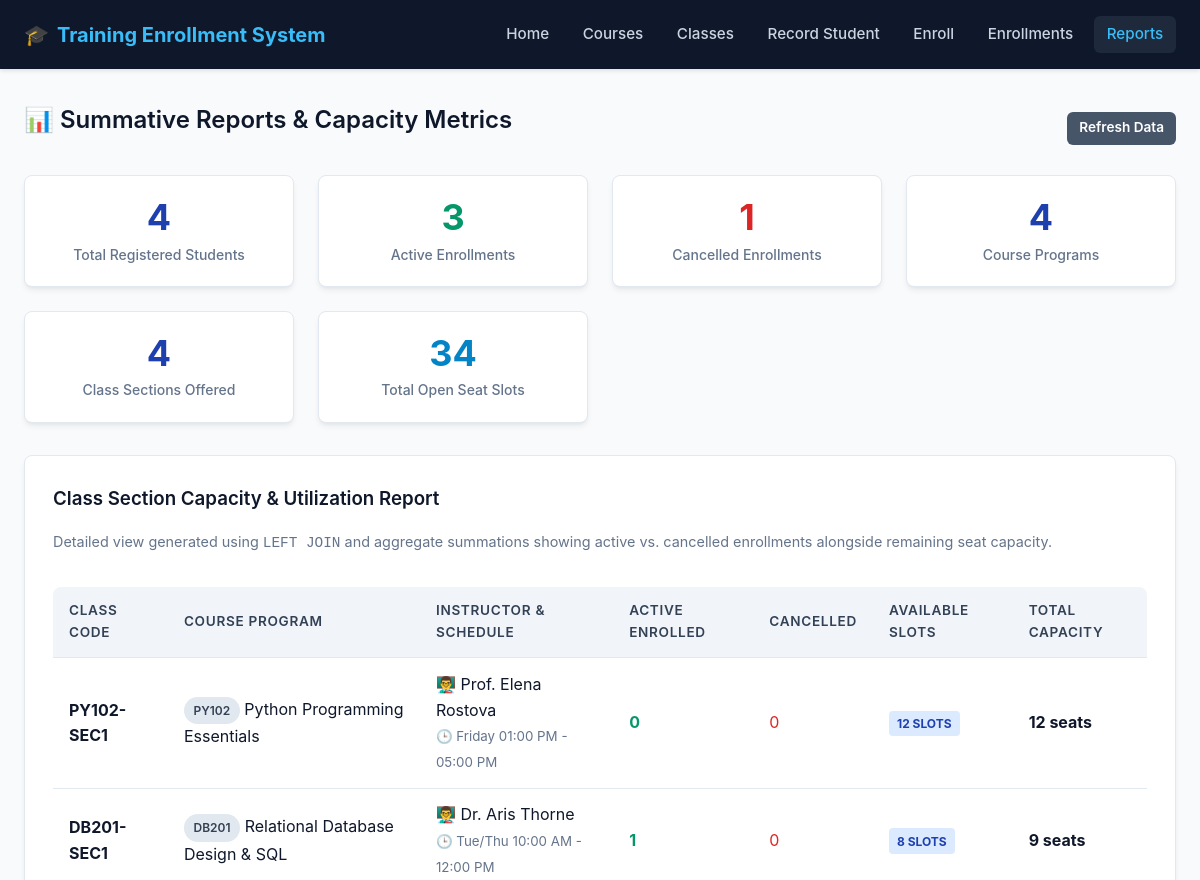
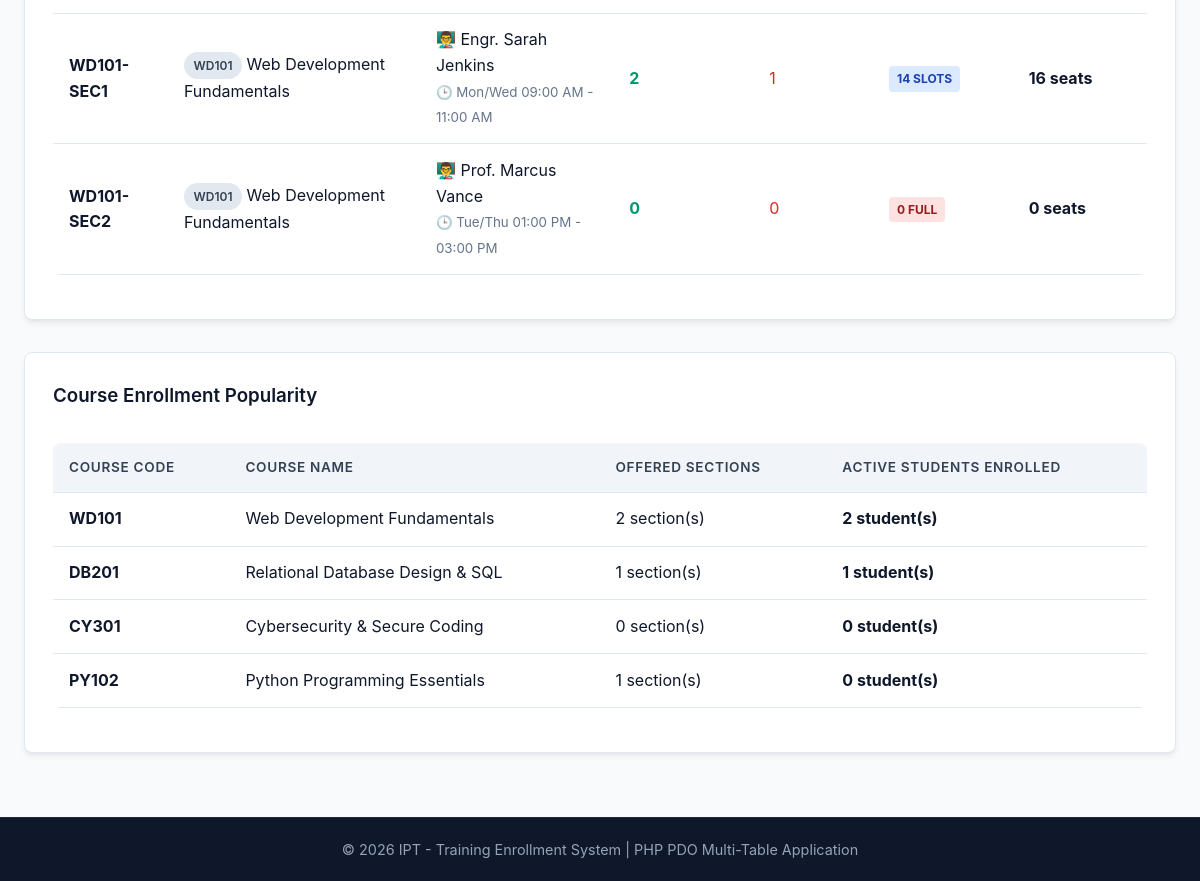
Page /admin/reports.php on the committed database (2 pictures, top to bottom).
### tables this page shows
CREATE TABLE `classes` (
  `class_id` int(11) NOT NULL AUTO_INCREMENT,
  `course_id` int(11) NOT NULL,
  `class_code` varchar(20) NOT NULL,
  `schedule` varchar(100) DEFAULT NULL,
  `instructor` varchar(100) DEFAULT NULL,
  `slots` int(11) NOT NULL DEFAULT 0,
  PRIMARY KEY (`class_id`),
  KEY `course_id` (`course_id`),
  CONSTRAINT `classes_ibfk_1` FOREIGN KEY (`course_id`) REFERENCES `courses` (`course_id`) ON DELETE CASCADE
);

CREATE TABLE `courses` (
  `course_id` int(11) NOT NULL AUTO_INCREMENT,
  `course_code` varchar(20) NOT NULL,
  `course_name` varchar(100) NOT NULL,
  `description` text DEFAULT NULL,
  PRIMARY KEY (`course_id`),
  UNIQUE KEY `course_code` (`course_code`)
);

### admin/reports.php (the view)
<?php
require_once __DIR__ . '/../config/db.php';
$totalCourses = $db->query("SELECT COUNT(*) FROM courses")->fetchColumn();
$totalClasses = $db->query("SELECT COUNT(*) FROM classes")->fetchColumn();
$totalStudents = $db->query("SELECT COUNT(*) FROM students")->fetchColumn();
$activeEnrollments = $db->query("SELECT COUNT(*) FROM enrollments WHERE status = 'active'")->fetchColumn();
$cancelledEnrollments = $db->query("SELECT COUNT(*) FROM enrollments WHERE status = 'cancelled'")->fetchColumn();
$totalRemainingSlots = $db->query("SELECT COALESCE(SUM(slots), 0) FROM classes")->fetchColumn();
$sqlCapacity = "
    SELECT
        c.class_id,
        c.class_code,
        c.schedule,
        c.instructor,
        c.slots AS remaining_slots,
        co.course_code,
        co.course_name,
        COUNT(CASE WHEN e.status = 'active' THEN 1 END) AS active_enrolled,
        COUNT(CASE WHEN e.status = 'cancelled' THEN 1 END) AS cancelled_count
    FROM classes c
    JOIN courses co ON c.course_id = co.course_id
    LEFT JOIN enrollments e ON c.class_id = e.class_id
    GROUP BY c.class_id, c.class_code, c.schedule, c.instructor, c.slots, co.course_code, co.course_name
    ORDER BY co.course_name ASC, c.class_code ASC
";
$capacityReport = $db->query($sqlCapacity)->fetchAll();
$sqlCourses = "
    SELECT
        co.course_id,
        co.course_code,
        co.course_name,
        COUNT(DISTINCT c.class_id) AS sections_count,
        COUNT(CASE WHEN e.status = 'active' THEN 1 END) AS total_enrolled
    FROM courses co
    LEFT JOIN classes c ON co.course_id = c.course_id
    LEFT JOIN enrollments e ON c.class_id = e.class_id
    GROUP BY co.course_id, co.course_code, co.course_name
    ORDER BY total_enrolled DESC, co.course_name ASC
";
$coursePopularity = $db->query($sqlCourses)->fetchAll();
require_once __DIR__ . '/../includes/header.php';
?>
<div class="card-header">
    <h2>📊 Summative Reports & Capacity Metrics</h2>
    <a href="admin/reports.php" class="btn btn-secondary btn-sm">Refresh Data</a>
</div>
<div class="grid grid-3" style="margin-bottom: 2rem;">
    <div class="stat-box">
        <div class="stat-number"><?php echo (int)$totalStudents; ?></div>
        <div class="stat-label">Total Registered Students</div>
    </div>
    <div class="stat-box">
        <div class="stat-number" style="color: var(--success);"><?php echo (int)$activeEnrollments; ?></div>
        <div class="stat-label">Active Enrollments</div>
    </div>
    <div class="stat-box">
        <div class="stat-number" style="color: var(--danger);"><?php echo (int)$cancelledEnrollments; ?></div>
        <div class="stat-label">Cancelled Enrollments</div>
    </div>
    <div class="stat-box">
        <div class="stat-number"><?php echo (int)$totalCourses; ?></div>
        <div class="stat-label">Course Programs</div>
    </div>
    <div class="stat-box">
        <div class="stat-number"><?php echo (int)$totalClasses; ?></div>
        <div class="stat-label">Class Sections Offered</div>
    </div>
    <div class="stat-box">
        <div class="stat-number" style="color: var(--info);"><?php echo (int)$totalRemainingSlots; ?></div>
        <div class="stat-label">Total Open Seat Slots</div>
    </div>
</div>
<div class="card">
    <h3>Class Section Capacity & Utilization Report</h3>
    <p style="color: var(--text-muted); font-size: 0.9rem; margin-bottom: 1rem;">
        Detailed view generated using <code>LEFT JOIN</code> and aggregate summations showing active vs. cancelled enrollments alongside remaining seat capacity.
    </p>
    <div class="table-responsive">
        <table>
            <thead>
                <tr>
                    <th>Class Code</th>
                    <th>Course Program</th>
                    <th>Instructor & Schedule</th>
                    <th>Active Enrolled</th>
                    <th>Cancelled</th>
                    <th>Available Slots</th>
                    <th>Total Capacity</th>
                </tr>
            </thead>
            <tbody>
                <?php foreach ($capacityReport as $row):
                    $totalCapacity = $row['active_enrolled'] + $row['remaining_slots'];
                ?>
                    <tr>
                        <td><strong><?php echo htmlspecialchars($row['class_code']); ?></strong></td>
                        <td>
                            <span class="badge" style="background:#e2e8f0; color:#334155;"><?php echo htmlspecialchars($row['course_code']); ?></span>
                            <?php echo htmlspecialchars($row['course_name']); ?>
                        </td>
                        <td>
                            <div>👨‍🏫 <?php echo htmlspecialchars($row['instructor']); ?></div>
                            <small style="color: var(--text-muted);">🕒 <?php echo htmlspecialchars($row['schedule']); ?></small>
                        </td>
                        <td>
                            <span style="font-weight: 700; color: var(--success);"><?php echo (int)$row['active_enrolled']; ?></span>
                        </td>
                        <td>
                            <span style="color: var(--danger);"><?php echo (int)$row['cancelled_count']; ?></span>
                        </td>
                        <td>
                            <?php if ($row['remaining_slots'] > 0): ?>
                                <span class="badge badge-slot slot-available"><?php echo (int)$row['remaining_slots']; ?> slots</span>
                            <?php else: ?>
                                <span class="badge badge-slot slot-zero">0 Full</span>
                            <?php endif; ?>
                        </td>
                        <td>
                            <strong><?php echo (int)$totalCapacity; ?> seats</strong>
                        </td>
                    </tr>
                <?php endforeach; ?>
            </tbody>
        </table>
    </div>
</div>
<div class="card">
    <h3>Course Enrollment Popularity</h3>
    <div class="table-responsive">
        <table>
            <thead>
                <tr>
                    <th>Course Code</th>
                    <th>Course Name</th>
                    <th>Offered Sections</th>
                    <th>Active Students Enrolled</th>
                </tr>
            </thead>
            <tbody>
                <?php foreach ($coursePopularity as $cp): ?>
                    <tr>
                        <td><strong><?php echo htmlspecialchars($cp['course_code']); ?></strong></td>
                        <td><?php echo htmlspecialchars($cp['course_name']); ?></td>
                        <td><?php echo (int)$cp['sections_count']; ?> section(s)</td>
                        <td>
                            <strong><?php echo (int)$cp['total_enrolled']; ?> student(s)</strong>
                        </td>
                    </tr>
                <?php endforeach; ?>
            </tbody>
        </table>
    </div>
</div>
<?php require_once __DIR__ . '/../includes/footer.php'; ?>

### css/style.css (style rules this page uses)
:root { --primary: #1e40af; --primary-hover: #1d4ed8; --primary-light: #eff6ff; --secondary: #475569; --success: #059669; --success-bg: #ecfdf5; --danger: #dc2626; --danger-bg: #fef2f2; --warning: #d97706; --warning-bg: #fffbeb; --info: #0284c7; --bg-main: #f8fafc; --bg-card: #ffffff; --text-main: #0f172a; --text-muted: #64748b; --border-color: #e2e8f0; --radius: 8px; --shadow: 0 4px 6px -1px rgba(0, 0, 0, 0.07), 0 2px 4px -2px rgba(0, 0, 0, 0.05); }
* { box-sizing: border-box; margin: 0; padding: 0; }
body { font-family: -apple-system, BlinkMacSystemFont, "Segoe UI", Roboto, Oxygen, Ubuntu, Cantarell, "Helvetica Neue", sans-serif; background-color: var(--bg-main); color: var(--text-main); line-height: 1.6; display: flex; flex-direction: column; min-height: 100vh; }
h1, h2, h3, h4 { color: #0f172a; margin-bottom: 1rem; font-weight: 600; }
.card { background: var(--bg-card); border-radius: var(--radius); padding: 1.75rem; box-shadow: var(--shadow); border: 1px solid var(--border-color); margin-bottom: 2rem; }
.card-header { display: flex; justify-content: space-between; align-items: center; margin-bottom: 1.25rem; }
.grid { display: grid; gap: 1.5rem; }
.grid-3 { grid-template-columns: repeat(auto-fit, minmax(250px, 1fr)); }
.btn { display: inline-block; padding: 0.65rem 1.25rem; font-size: 0.95rem; font-weight: 600; text-align: center; border-radius: 6px; border: none; cursor: pointer; text-decoration: none; transition: background-color 0.2s, transform 0.1s; }
.btn-secondary { background-color: var(--secondary); color: #ffffff; }
.btn-sm { padding: 0.35rem 0.75rem; font-size: 0.85rem; }
.table-responsive { width: 100%; overflow-x: auto; }
table { width: 100%; border-collapse: collapse; margin: 1rem 0; background: var(--bg-card); border-radius: var(--radius); overflow: hidden; }
th, td { padding: 0.85rem 1rem; text-align: left; border-bottom: 1px solid var(--border-color); }
th { background-color: #f1f5f9; color: #334155; font-weight: 600; font-size: 0.85rem; text-transform: uppercase; letter-spacing: 0.05em; }
.badge { display: inline-block; padding: 0.25rem 0.6rem; font-size: 0.75rem; font-weight: 600; border-radius: 9999px; text-transform: uppercase; }
.badge-slot { font-weight: 700; padding: 0.2rem 0.5rem; border-radius: 4px; }
.slot-available { background-color: #dbeafe; color: #1e40af; }
.slot-zero { background-color: #fee2e2; color: #991b1b; }
.stat-box { background: #ffffff; border: 1px solid var(--border-color); border-radius: var(--radius); padding: 1.25rem; text-align: center; box-shadow: var(--shadow); }
.stat-number { font-size: 2.25rem; font-weight: 700; color: var(--primary); line-height: 1.2; }
.stat-label { color: var(--text-muted); font-size: 0.875rem; font-weight: 500; margin-top: 0.25rem; }

### rows in the picture
classes: class_code "PY102-SEC1", course.course_code "PY102", course.course_name "Python Programming Essentials", instructor "Prof. Elena Rostova", schedule "Friday 01:00 PM - 05:00 PM", active_enrolled "0", cancelled_count "0", slots "12"
classes: class_code "DB201-SEC1", course.course_code "DB201", course.course_name "Relational Database Design & SQL", instructor "Dr. Aris Thorne", schedule "Tue/Thu 10:00 AM - 12:00 PM", active_enrolled "1", cancelled_count "0", slots "8", totalCapacity "9"
classes: class_code "WD101-SEC1", course.course_code "WD101", course.course_name "Web Development Fundamentals", instructor "Engr. Sarah Jenkins", schedule "Mon/Wed 09:00 AM - 11:00 AM", active_enrolled "2", cancelled_count "1", slots "14", totalCapacity "16"
classes: class_code "WD101-SEC2", course.course_code "WD101", course.course_name "Web Development Fundamentals", instructor "Prof. Marcus Vance", schedule "Tue/Thu 01:00 PM - 03:00 PM", active_enrolled "0", cancelled_count "0", slots "0 FULL", totalCapacity "0"
courses: course_code "WD101", course_name "Web Development Fundamentals", sections_count "2", total_enrolled "2"
courses: course_code "DB201", course_name "Relational Database Design & SQL", sections_count "1", total_enrolled "1"
courses: course_code "CY301", course_name "Cybersecurity & Secure Coding", sections_count "0", total_enrolled "0"
courses: course_code "PY102", course_name "Python Programming Essentials", sections_count "1", total_enrolled "0"

### other values in the picture
$totalStudents "4"
$activeEnrollments "3"
$cancelledEnrollments "1"
$totalCourses "4"
$totalClasses "4"
$totalRemainingSlots "34"
